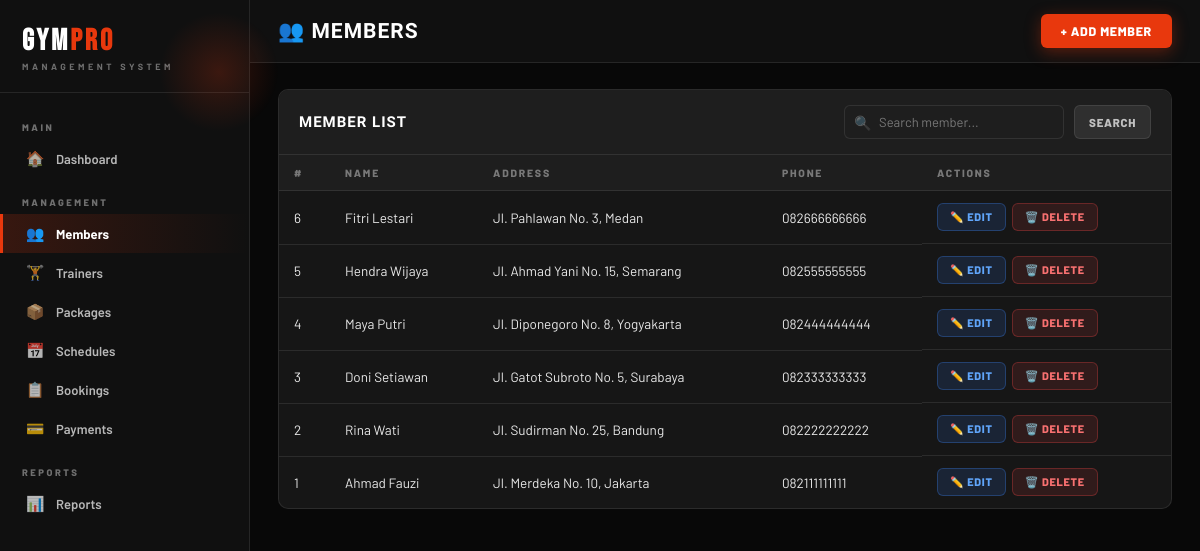
The app's page /pages/members.php with its own data.
### tables this page shows
CREATE TABLE MEMBER (
    member_id INT PRIMARY KEY AUTO_INCREMENT,
    name VARCHAR(100) NOT NULL,
    address TEXT NOT NULL,
    phone VARCHAR(20) NOT NULL,
    email VARCHAR(100) UNIQUE NOT NULL,
    password VARCHAR(255) NOT NULL,
    photo VARCHAR(255) DEFAULT NULL,
    package_id INT DEFAULT NULL,
    status ENUM('active','inactive') DEFAULT 'inactive',
    join_date DATE DEFAULT (CURRENT_DATE),
    FOREIGN KEY (package_id) REFERENCES PACKAGE(package_id)
);

### pages/members.php (the view, shortened to what this page needs)
<?php
require_once '../includes/db.php';
require_once '../includes/header.php';
$search = $_GET['search'] ?? '';
if ($search) {
    $stmt = $pdo->prepare("SELECT * FROM MEMBER WHERE name LIKE ? OR phone LIKE ?");
    $stmt->execute(["%$search%", "%$search%"]);
    $members = $stmt->fetchAll();
} else {
    $members = $pdo->query("SELECT * FROM MEMBER ORDER BY member_id DESC")->fetchAll();
}
?>
<div class="main-content">
    <div class="topbar">
        <h1>👥 Members</h1>
        <div class="topbar-right">
            <button class="btn btn-primary" onclick="openModal('addModal')">+ Add Member</button>
        </div>
    </div>
    <div class="content">
        <div class="card">
            <div class="card-header">
                <h3>Member List</h3>
                <form method="GET" style="display:flex; gap:10px;">
                    <div class="search-box">
                        <span class="search-icon">🔍</span>
                        <input type="text" name="search" placeholder="Search member..." value="<?= htmlspecialchars($search) ?>">
                    </div>
                    <button type="submit" class="btn btn-secondary btn-sm">Search</button>
                </form>
            </div>
            <div class="table-responsive">
                <table>
                    <thead>
                        <tr>
                            <th>#</th>
                            <th>Name</th>
                            <th>Address</th>
                            <th>Phone</th>
                            <th>Actions</th>
                        </tr>
                    </thead>
                    <tbody>
                        <?php if (empty($members)): ?>
                        <tr><td colspan="5"><div class="empty-state"><div class="empty-icon">👥</div><p>No members found.</p></div></td></tr>
                        <?php else: ?>
                        <?php foreach ($members as $m): ?>
                        <tr>
                            <td><?= $m['member_id'] ?></td>
                            <td><?= htmlspecialchars($m['name']) ?></td>
                            <td><?= htmlspecialchars($m['address']) ?></td>
                            <td><?= htmlspecialchars($m['phone']) ?></td>
                            <td style="display:flex; gap:6px;">
                                <a href="?edit=<?= $m['member_id'] ?>" class="btn btn-edit">✏️ Edit</a>
                                <a href="?delete=<?= $m['member_id'] ?>" class="btn btn-delete" onclick="return confirm('Delete this member?')">🗑️ Delete</a>
                            </td>
                        </tr>
                        <?php endforeach; ?>
                        <?php endif; ?>
                    </tbody>
                </table>
            </div>
        </div>
    </div>
</div>
<?php require_once '../includes/footer.php'; ?>

### css/style.css (style rules this page uses)
* { margin: 0; padding: 0; box-sizing: border-box; }
:root { --black: #080808; --black-2: #101010; --black-3: #161616; --black-4: #1E1E1E; --black-5: #272727; --accent: #E8380D; --accent-2: #FF5E2E; --accent-dim: rgba(232,56,13,0.18); --accent-glow: rgba(232,56,13,0.30); --gold: #F5A623; --white: #FFFFFF; --w90: rgba(255,255,255,0.90); --w70: rgba(255,255,255,0.70); --w40: rgba(255,255,255,0.40); --w15: rgba(255,255,255,0.15); --w08: rgba(255,255,255,0.08); --w04: rgba(255,255,255,0.04); --border: rgba(255,255,255,0.09); --border-hot: rgba(232,56,13,0.45); --shadow-sm: 0 2px 12px rgba(0,0,0,0.5); --shadow-md: 0 6px 28px rgba(0,0,0,0.55); --shadow-lg: 0 12px 52px rgba(0,0,0,0.65); --shadow-accent: 0 4px 28px rgba(232,56,13,0.35); --radius-sm: 6px; --radius-md: 10px; --radius-lg: 16px; --radius-xl: 24px; }
body { font-family: 'Barlow', system-ui, sans-serif; background: var(--black); color: var(--white); font-size: 14px; min-height: 100vh; }
.main-content { margin-left: 250px; min-height: 100vh; }
.topbar { background: var(--black-2); padding: 14px 28px; display: flex; justify-content: space-between; align-items: center; border-bottom: 1px solid var(--border); position: sticky; top: 0; z-index: 50; }
.topbar h1 { font-family: 'Barlow Condensed', sans-serif; font-size: 21px; font-weight: 800; color: var(--white); text-transform: uppercase; letter-spacing: 1px; }
.topbar-right { display: flex; align-items: center; gap: 10px; }
.content { padding: 26px 28px; }
.card { background: var(--black-3); border-radius: var(--radius-md); border: 1px solid var(--border); margin-bottom: 20px; overflow: hidden; }
.card-header { padding: 15px 20px; border-bottom: 1px solid var(--border); display: flex; justify-content: space-between; align-items: center; background: var(--black-4); }
.card-header h3 { font-family: 'Barlow Condensed', sans-serif; font-size: 15px; font-weight: 800; color: var(--white); text-transform: uppercase; letter-spacing: 1px; }
.table-responsive { overflow-x: auto; }
table { width: 100%; border-collapse: collapse; font-size: 13.5px; }
thead th { background: var(--black-4); padding: 11px 15px; text-align: left; font-weight: 800; color: var(--w40); font-size: 10.5px; border-bottom: 1px solid var(--border); letter-spacing: 1.8px; text-transform: uppercase; }
tbody td { padding: 12px 15px; border-bottom: 1px solid var(--border); color: var(--w90); vertical-align: middle; }
tbody tr:last-child td { border-bottom: none; }
.btn { display: inline-flex; align-items: center; gap: 6px; padding: 9px 20px; border-radius: var(--radius-sm); font-size: 12.5px; font-weight: 800; cursor: pointer; border: none; text-decoration: none; transition: all 0.17s; font-family: 'Barlow', sans-serif; letter-spacing: 0.7px; text-transform: uppercase; }
.btn-primary { background: var(--accent); color: #fff; box-shadow: 0 4px 16px rgba(232,56,13,0.35); }
.btn-secondary { background: var(--w08); color: var(--w70); border: 1px solid var(--border); }
.btn-edit { background: rgba(59,130,246,0.14); color: #60A5FA; border: 1px solid rgba(59,130,246,0.3); padding: 6px 12px; font-size: 11px; }
.btn-delete { background: rgba(239,68,68,0.12); color: #F87171; border: 1px solid rgba(239,68,68,0.3); padding: 6px 12px; font-size: 11px; }
.btn-sm { padding: 6px 14px; font-size: 11.5px; }
.search-box { position: relative; }
.search-box input { padding: 8px 13px 8px 34px; border: 1.5px solid var(--border); border-radius: var(--radius-sm); font-size: 13px; width: 220px; background: var(--black-4); color: var(--white); font-family: 'Barlow', sans-serif; }
.search-box input::placeholder { color: var(--w40); }
.search-icon { position: absolute; left: 10px; top: 50%; transform: translateY(-50%); color: var(--w40); font-size: 14px; }

### records on screen
member: member_id "6", name "Fitri Lestari", address "Jl. Pahlawan No. 3, Medan", phone "082666666666"
member: member_id "5", name "Hendra Wijaya", address "Jl. Ahmad Yani No. 15, Semarang", phone "082555555555"
member: member_id "4", name "Maya Putri", address "Jl. Diponegoro No. 8, Yogyakarta", phone "082444444444"
member: member_id "3", name "Doni Setiawan", address "Jl. Gatot Subroto No. 5, Surabaya", phone "082333333333"
member: member_id "2", name "Rina Wati", address "Jl. Sudirman No. 25, Bandung", phone "082222222222"
member: member_id "1", name "Ahmad Fauzi", address "Jl. Merdeka No. 10, Jakarta", phone "082111111111"
